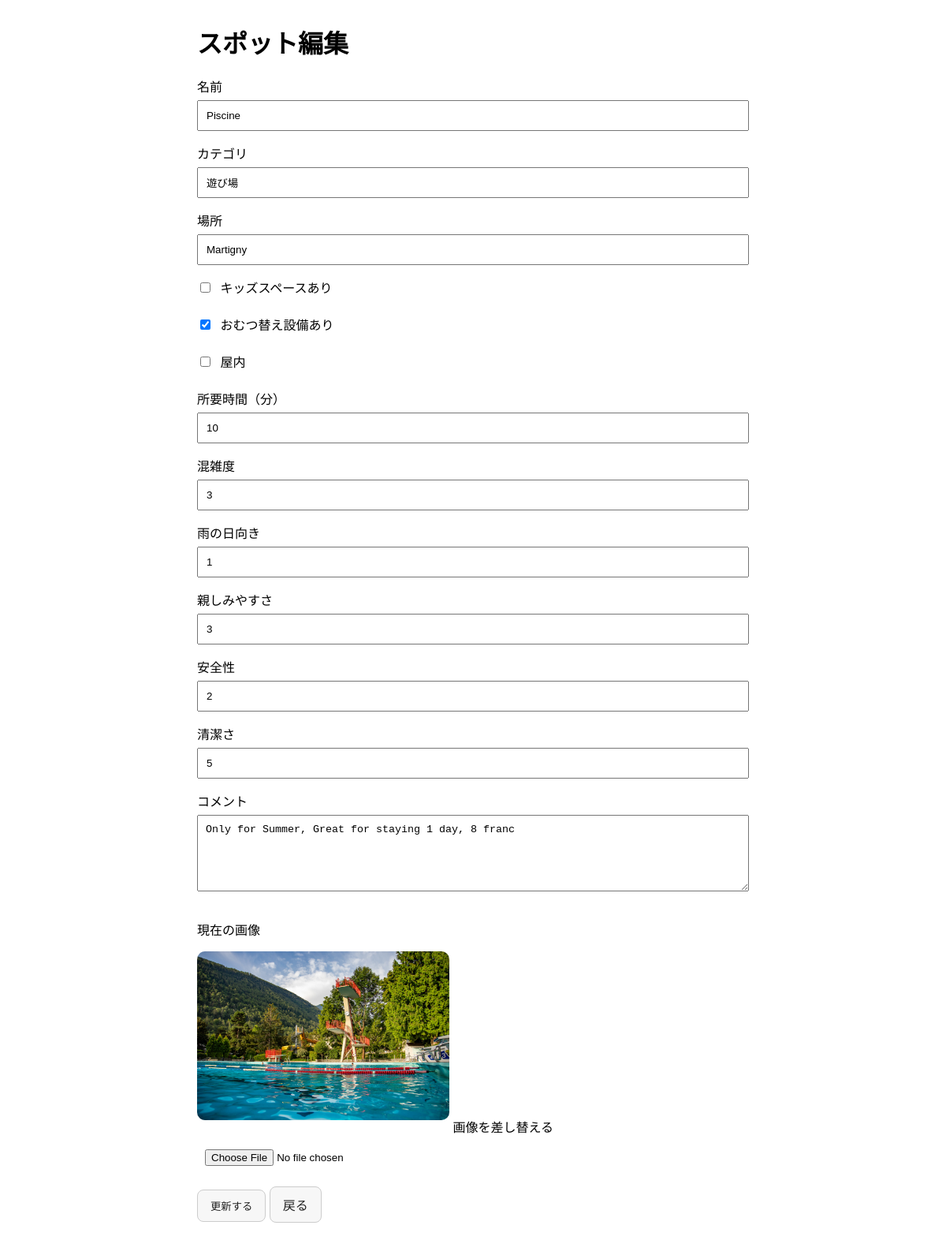
/edit/6, run on the app's committed database.
### tables this page shows
CREATE TABLE kid_friendly_places (
    id INTEGER PRIMARY KEY AUTOINCREMENT,
    name TEXT NOT NULL,
    category TEXT NOT NULL,
    location TEXT NOT NULL,
    has_kids_area INTEGER,
    has_diaper_facility INTEGER,
    indoor INTEGER,
    travel_time_minutes INTEGER,
    crowd_rating INTEGER,
    rain_friendly INTEGER,
    friendly_rating INTEGER,
    safety_rating INTEGER,
    cleanliness_rating INTEGER,
    comments TEXT,
    image TEXT
);

### app.py (the view, shortened to what this page needs)
@app.route("/edit/<int:place_id>", methods=["GET", "POST"])
def edit_place(place_id):
    place = query_db(
        "SELECT * FROM kid_friendly_places WHERE id = ?",
        (place_id,),
        one=True
    )
    if place is None:
        return "Place not found", 404
    return render_template("edit.html", place=place)

### app.py (called while the page is built)
def get_db_connection():
    conn = sqlite3.connect(DB_NAME)
    conn.row_factory = sqlite3.Row
    return conn

def query_db(query, args=(), one=False):
    conn = get_db_connection()
    cur = conn.cursor()
    cur.execute(query, args)
    is_select = query.strip().lower().startswith("select")
    if is_select:
        rv = cur.fetchall()
    else:
        rv = None
    conn.commit()
    conn.close()
    if is_select:
        return (rv[0] if rv else None) if one else rv
    return None

### templates/edit.html (shortened to what this page needs)
<!DOCTYPE html>
<html lang="ja">
<head>
</head>
<body>
    <h1>スポット編集</h1>
    <form method="POST" enctype="multipart/form-data">
        <label>名前</label>
        <input type="text" name="name" value="{{ place['name'] or '' }}" required>
        <label>カテゴリ</label>
        <input type="text" name="category" value="{{ place['category'] or '' }}" required>
        <label>場所</label>
        <input type="text" name="location" value="{{ place['location'] or '' }}" required>
        <div class="checkbox-row">
            <label><input type="checkbox" name="has_kids_area" {% if place['has_kids_area'] %}checked{% endif %}> キッズスペースあり</label>
        </div>
        <div class="checkbox-row">
            <label><input type="checkbox" name="has_diaper_facility" {% if place['has_diaper_facility'] %}checked{% endif %}> おむつ替え設備あり</label>
        </div>
        <div class="checkbox-row">
            <label><input type="checkbox" name="indoor" {% if place['indoor'] %}checked{% endif %}> 屋内</label>
        </div>
        <label>所要時間（分）</label>
        <input type="number" name="travel_time_minutes" min="0" value="{{ place['travel_time_minutes'] or 0 }}">
        <label>混雑度</label>
        <input type="number" name="crowd_rating" min="0" max="5" value="{{ place['crowd_rating'] or 0 }}">
        <label>雨の日向き</label>
        <input type="number" name="rain_friendly" min="0" max="5" value="{{ place['rain_friendly'] or 0 }}">
        <label>親しみやすさ</label>
        <input type="number" name="friendly_rating" min="0" max="5" value="{{ place['friendly_rating'] or 0 }}">
        <label>安全性</label>
        <input type="number" name="safety_rating" min="0" max="5" value="{{ place['safety_rating'] or 0 }}">
        <label>清潔さ</label>
        <input type="number" name="cleanliness_rating" min="0" max="5" value="{{ place['cleanliness_rating'] or 0 }}">
        <label>コメント</label>
        <textarea name="comments" rows="5">{{ place['comments'] or '' }}</textarea>
        {% if place['image'] %}
            <p>現在の画像</p>
            <img src="{{ url_for('static', filename='uploads/' + place['image']) }}" alt="{{ place['name'] }}">
        {% endif %}
        <label>画像を差し替える</label>
        <input type="file" name="image" accept="image/*">
        <button class="btn" type="submit">更新する</button>
        <a class="btn" href="{{ url_for('home') }}">戻る</a>
    </form>
</body>
</html>

### templates/edit.html (style rules this page uses)
body { font-family: Arial, sans-serif; max-width: 700px; margin: 30px auto; padding: 0 16px; }
input, textarea { width: 100%; padding: 10px; margin-top: 6px; margin-bottom: 16px; box-sizing: border-box; }
.checkbox-row { margin-bottom: 12px; }
.checkbox-row input { width: auto; margin-right: 8px; }
.btn { display: inline-block; padding: 10px 16px; text-decoration: none; border-radius: 8px; border: 1px solid #ccc; color: #222; background: #f7f7f7; cursor: pointer; }
img { max-width: 320px; border-radius: 10px; margin-bottom: 16px; }

### data on the page
kid_friendly_places: name "Piscine", category "遊び場", location "Martigny", has_diaper_facility "☑", travel_time_minutes "10", crowd_rating "3", rain_friendly "1", friendly_rating "3", safety_rating "2", cleanliness_rating "5", comments "Only for Summer, Great for staying 1 day, 8 franc", image (picture)
